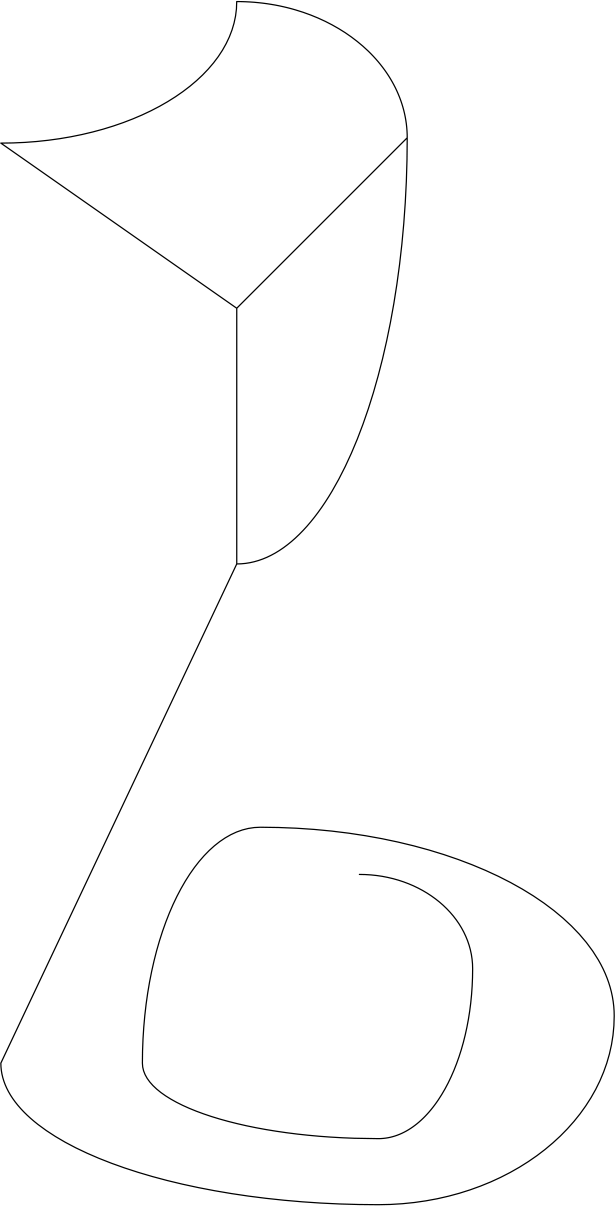
#> input picture test_draw_2.png, 3075 x 6031 px (shown at 1/5 size)
$ python main.py
#> lines starting #> are read from the running program, lines starting #| are printed output that depends on the picture
import random
import cv2
import numpy as np
import scipy
import code_leo
import serial


DIF_Y = 1000
DIF_X = 2000
DELTA_X = 5900

# Binary mask type of class with also the coordinates x and y as attributes
class Binary_pixel:
    def __init__(self,x ,y ,value):
        self.x = x
        self.y = y
        self.value = value # Either 0 or 1

class Image_problem:
    def __init__(self, image):
#> called with image = 'test_draw_2.png'
        image = cv2.imread(image)
#> image is the input picture: shape (6031, 3075, 3); min 0, max 255, mean 253.1
        n, m, x = image.shape

        # Creates the downscaling parameters
        down_width = 500
        down_height = int(down_width * n / m)
        down_points = (down_width, down_height)

        # Downscales the image
        im = cv2.resize(image, down_points, interpolation=cv2.INTER_AREA)
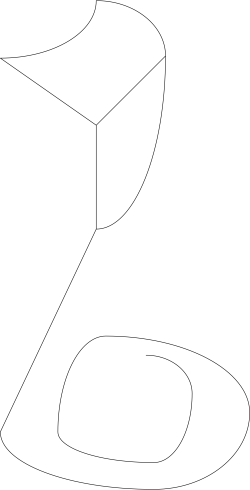
#> im: shape (980, 500, 3) (shown at 1/2 size); min 0, max 255, mean 253.1

        self.grey = cv2.cvtColor(im, cv2.COLOR_BGR2GRAY)

        # Computes the skeleton of the image and downscales it
        skeleton = skeletonize(cv2.cvtColor(image, cv2.COLOR_BGR2GRAY))
#> in skeletonize, `img = np.invert(img)`:
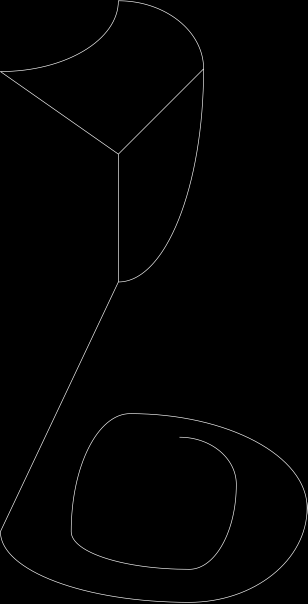
#> img: shape (6031, 3075) (shown at 1/10 size); min 0, max 255, mean 1.9
#> in skeletonize, `size = np.size(img)`: size = 18545325
#> after the loop in skeletonize, `while True:`:
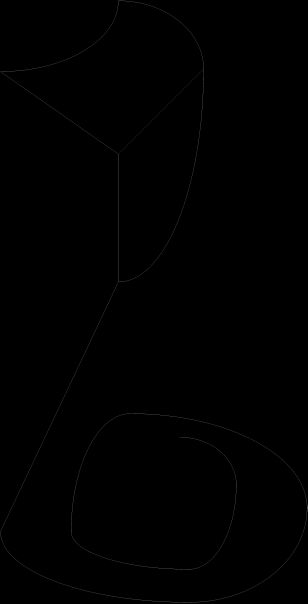
#> skel: shape (6031, 3075) (shown at 1/10 size); min 0, max 255, mean 0.3
        self.skeleton = cv2.resize(skeleton, down_points, interpolation=cv2.INTER_AREA)
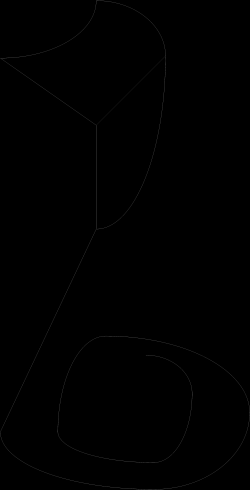
#> self.skeleton: shape (980, 500) (shown at 1/2 size); min 0, max 81, mean 0.3

        self.n = np.shape(self.skeleton)[0]
        self.m = np.shape(self.skeleton)[1]

        # Creates the new image that will be only keep the pixels above a certain treshold
        new_im =[[]]
        self.black_pixels =[]
        threshold = 10
        for i, line in enumerate(self.skeleton):
            new_line=[]
            for j, pixel in enumerate(line):
                if pixel > threshold:
                    new_pixel = Binary_pixel(i, j, 1) # 1 means it's black
                    new_line.append(new_pixel)
                    self.black_pixels.append(new_pixel)
                else:
                    new_line.append(Binary_pixel(i, j, 0))  # 0 means it's white
            if i == 0:
                new_im[0] = new_line
            else:
                new_im.append(new_line)
#> this loop made 980 passes
        self.binary_image = new_im

        # Creates variable for the path-finding algorithm
        self.visited = set()
        self.path_list = []
        self.create_path_list()

        # Sets up the path sampling
        self.sampled_path_list = []
        for _ in self.path_list:
            self.sampled_path_list.append([])
#> this loop made 3 passes

        # Variables used to determine the number of points the robot will draw
        nb_of_total_samples = 50 # Number of points the robot will have to allocate memory to
        dist_threshold = 30 # Minimum distance between two points
        filter_size = 10 # Filter size that determines the low pass filter used on the gradient

        self.curvature_list = [] # List of the paths' curvatures (gradient norm)
        self.all_curvatures = [] # All the curvatures in one list

        # Sets up the curvature calculations
        for i, path in enumerate(self.path_list):
            curvature = self.second_grad_of_path(path, True, filter_size)
            self.curvature_list.append(curvature)
            for j, value in enumerate(curvature):
                self.all_curvatures.append((value, i, j)) # (Curve value, path_number, pixel_number in path)
        self.all_curvatures = np.array(self.all_curvatures)
        self.all_curvatures = self.all_curvatures[self.all_curvatures[:, 0].argsort()] # Sorts the curvatures

        # Chooses which points to keep
        self.sample_all_paths(nb_of_total_samples, dist_threshold, filter_size)

        # Converts list of binary Pixels to list of coordinates
        self.path_matrix = []
        for path in self.sampled_path_list:
            coord_path = []
            for pixel in path:
                coord_path.append((pixel.x, pixel.y))
            self.path_matrix.append(coord_path)

        # Convert from list of coordinates to robot coordinates
        self.rob_list_path = []
        for path in self.path_matrix:
            rob_path = []
            for coord in path:
                rob_path.append(self.convert_coord_to_page(coord))
            self.rob_list_path.append(rob_path)
#> this loop made 3 passes
#> path on pass 2: [(122, 320), (109, 331), (246, 196)]

        """# Creates the serial connection and gives the instructions to the robot
        ser = serial.Serial("COM9", baudrate=9600, bytesize=8, timeout=2, parity="N", xonxoff=0,
                                    stopbits=serial.STOPBITS_ONE)

        code_leo.DRAW(ser, self.rob_list_path, 1224, 1436)
        ser.close()"""
        return

    # Returns the second gradient of a path
    def second_grad_of_path(self, path, filter, filter_size, n = 1, m = 1):
        coord = []
        for pixel in path:
            coord.append([pixel.x, pixel.y])
        grad = np.gradient(np.gradient(np.array(coord),np.arange((len(path))) * n, axis=0), np.arange((len(path))) * m, axis=0)
        grad = np.apply_along_axis(np.linalg.norm, 1, grad)

        # If the function is called with filter = True then we filter the signal with
        # a low pass filter, achieved by a convolution to make it smoother
        if filter:
            grad = scipy.signal.convolve(grad, np.ones(filter_size)/filter_size, mode="same")

        return grad

    # Samples from the paths with many points to a paths with an upper limit of  nb_of_total_samples points
    def sample_all_paths(self, nb_of_total_samples, dist_threshold, filter_size):
        i = 0 # Counter of all the iterations of the while loop
        k = 0 # Counter of the number of sampled values


        while k < nb_of_total_samples - self.path_list.__len__() and i < len(self.all_curvatures)-1:
            # Is the pixel corresponding to the curvature value
            new_pixel = self.path_list[int(self.all_curvatures[-i][1])][int(self.all_curvatures[-i][2])]

            # Checks if the new_pixel is distant enough from the already sampled points
            distant_enough = True
            for list in self.sampled_path_list:
                for pixel in list:
                    if man_distance(new_pixel, pixel) < dist_threshold:
                        distant_enough = False

            path_number = int(self.all_curvatures[-i][1])
            index_number = self.all_curvatures[-i][2]
            # If it's distant enough we add it to the sampled list
            # If it's the first or the last point we add it to the list
            if distant_enough or index_number == 0 or index_number == len(self.path_list[path_number])-1:
                self.sampled_path_list[path_number].append(new_pixel)
                k = k + 1

            i = i + 1

        return


    # Returns the closest pixel that is within k range of binary_pixel and its distance to it
    def find_closest_points(self, binary_pixel, k = 10):
        neighbour_list = []
        direct_neighbour = []
        distance_list = []
        for i in range(-k,k+1):
            for j in range(-k,k+1):
                if 0 <= binary_pixel.x + i < self.n and 0 <= binary_pixel.y + j < self.m:
                    new_pixel = self.binary_image[binary_pixel.x+i][binary_pixel.y+j]
                    if new_pixel.value == 1 and not new_pixel in self.visited:
                        if abs(i) <= 1 and abs(j) <= 1:
                            direct_neighbour.append(new_pixel)
                        neighbour_list.append(new_pixel)
                        distance_list.append(man_distance(binary_pixel,new_pixel))

        if neighbour_list.__len__() > 1:
            return neighbour_list, distance_list, direct_neighbour
        else :
            return None, None, None


    def first_path_detection(self,first_point):
        path = [first_point]
        i=0
        while True:
            neighbours, distance_list, direct_neighbour = self.find_closest_points(path[i])
            if neighbours is None:
                break
            closest_point = neighbours[distance_list.index(min(distance_list))]
            self.visited.update(direct_neighbour)
            i = i+1
            path.append(closest_point)
        if path.__len__() != 1:
            return path
        else:
            return None

    def create_path_list(self):
        first_iter = True
        for pixel in self.black_pixels:
            if first_iter:
                self.visited.add(pixel)
                new_path = self.first_path_detection(pixel)
                if new_path is not None:
                    self.path_list.append(new_path)

            else:
                neighbours, distance_list, direct = self.find_closest_points(past_pixel)
                if neighbours is not None:
                    other_pixel = neighbours[distance_list.index(min(distance_list))]
                    if not other_pixel in self.visited:
                        self.visited.add(pixel)
                        new_path = self.first_path_detection(pixel)
                        if new_path is not None:
                            self.path_list.append(new_path)
            past_pixel = pixel
            first_iter = False
        return

    def convert_coord_to_page(self, coord):
        x = coord[0]
        y = coord[1]

        # n is the image lenghts, m is the image width
        n = np.shape(self.grey)[0]
        m = np.shape(self.grey)[1]

        robot_x = DELTA_X - (x * DIF_X) / n
        robot_y = DIF_Y / 2 - (y * DIF_Y) / m

        return [int(robot_x), int(robot_y)]


# Returns the manhattan distance between two pixels
def man_distance(pixel1, pixel2):
        return (abs(pixel1.x - pixel2.x)+abs(pixel1.y - pixel2.y))

# [7 lines left out: function sign, not called in this run]

"""
Returns the skeleton of img, code taken from
https://medium.com/analytics-vidhya/skeletonization-in-python-using-opencv-b7fa16867331#:~:text=Skeletonization%20is%20a%20process%20of,thin%20(typically%201%20pixel).
Writer : Neeramitra Reddy
"""
def skeletonize(img):
    # Step 1: Create an empty skeleton
    img = np.invert(img)
    size = np.size(img)
    skel = np.zeros(img.shape, np.uint8)

    # Get a Cross Shaped Kernel
    element = cv2.getStructuringElement(cv2.MORPH_CROSS, (3, 3))

    # Repeat steps 2-4
    while True:
        # Step 2: Open the image
        open = cv2.morphologyEx(img, cv2.MORPH_OPEN, element)
        # Step 3: Substract open from the original image
        temp = cv2.subtract(img, open)
        # Step 4: Erode the original image and refine the skeleton
        eroded = cv2.erode(img, element)
        skel = cv2.bitwise_or(skel, temp)
        img = eroded.copy()
        # Step 5: If there are no white pixels left ie.. the image has been completely eroded, quit the loop
        if cv2.countNonZero(img) == 0:
            break
    return skel


########################################################################


prb = Image_problem('test_draw_2.png')
prb.create_path_list()


blank_image = np.zeros((prb.n, prb.m, 3), np.uint8)
colours = [(255,0,0),(0,255,0),(0,0,255),(255,255,255),(255,255,0),(0,255,255),(255,0,255),(100,200,300)]

for i,path in enumerate(prb.path_list):
    for pixel in path:
        blank_image[pixel.x,pixel.y]=colours[min(i,5)]

sampled_img = np.copy(blank_image)
for i, path in enumerate(prb.sampled_path_list):
    for pixel in path:
        for k in range(-3, 3):
            for k2 in range(-3, 3):
                x2, y2 = 0, 0
                if 0 < pixel.x + k < prb.n and 0 < pixel.y+k2 < prb.m:
                    x2 = pixel.x + k
                    y2 = pixel.y+k2
                sampled_img[x2][y2] = colours[min(i,7)]
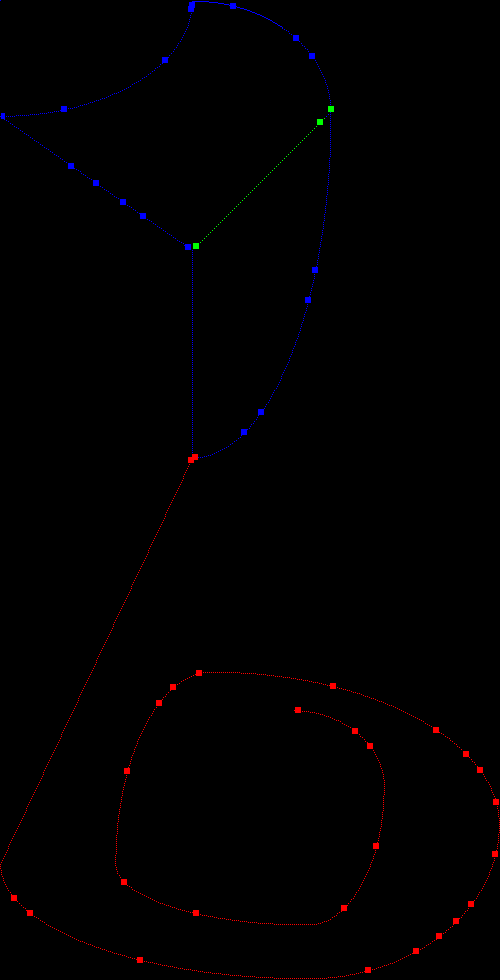
#> sampled_img: shape (980, 500, 3); mean of channels 0, 1, 2 0.6, 0.1, 1; drawn as B, G, R

robot_im = np.empty((7000,7000,3))
robot_points = prb.rob_list_path
for i, list in enumerate(robot_points):
        for coord in list:
            for k in range(-3, 3):
                for k2 in range(-3, 3):
                    x2, y2 = 0, 0
                    #if 0 < coord[0] + k  and 0 < coord[1] + k2 < prb.m:
                    x2 = coord[0] + k
                    y2 = coord[1] + k2
                    robot_im[x2][y2] = colours[min(i,7)]
#> this loop made 3 passes
#> list on pass 2: [[5651, -140], [5677, -162], [5397, 108]]


cv2.imwrite(r"C:\Users\leona\PycharmProjects\Rob\Lab1\Results\im1.png" , blank_image)
cv2.imwrite(r"C:\Users\leona\PycharmProjects\Rob\Lab1\Results2\im2" + str(random.randint(0,900000)) + ".png", sampled_img)
#cv2.imwrite(r"C:\Users\leona\PycharmProjects\Rob\Lab1\Results\im3" + random.Random + ".png", robot_im)

$ run again, with test_draw_1.png copied over test_draw_2.png
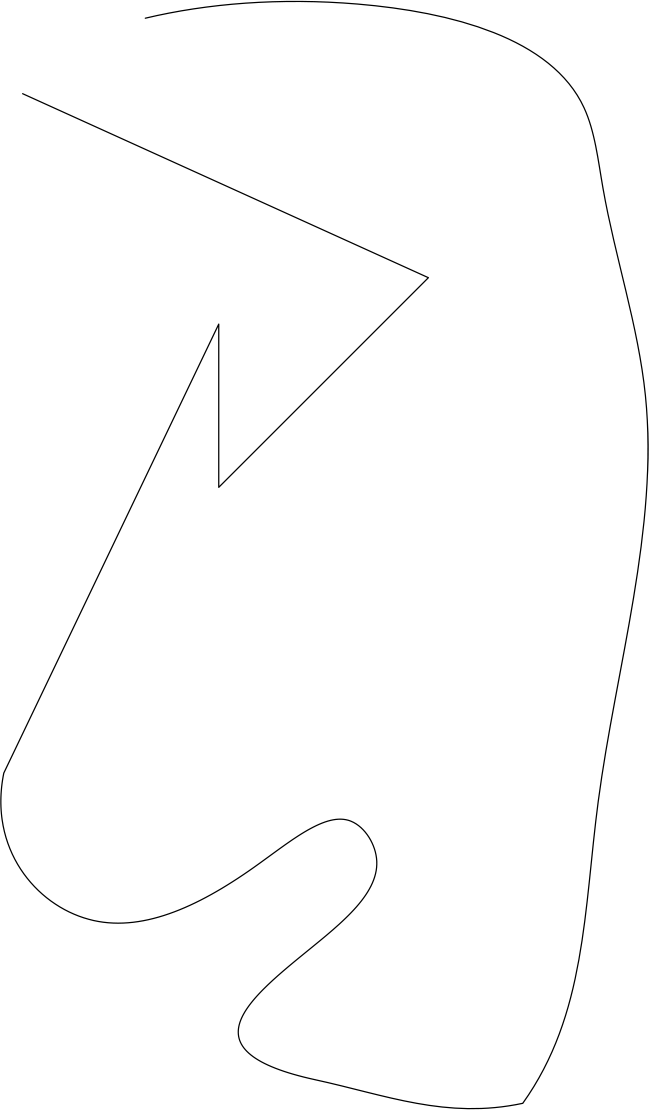
#> input picture test_draw_1.png, 3244 x 5550 px (shown at 1/5 size)
#> in __init__, image is the input picture: shape (5550, 3244, 3); min 0, max 255, mean 253.2
#> in skeletonize, `img = np.invert(img)`:
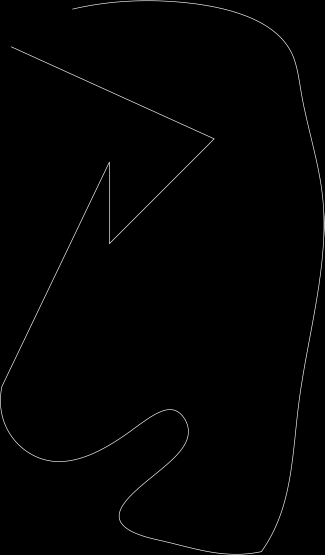
#> img: shape (5550, 3244) (shown at 1/10 size); min 0, max 255, mean 1.8
#> size = 18004200
#> the loop in __init__, `for i, line in enumerate(self.skeleton):` made 855 passes
#> the loop in __init__, `for _ in self.path_list:` made 2 passes
#> the loop in __init__, `for i, path in enumerate(self.path_list):` made 2 passes
#> the loop in __init__, `for path in self.sampled_path_list:` made 2 passes
#> the loop in __init__, `for path in self.path_matrix:` made 2 passes
#> path on pass 2: [(12, 117), (1, 196), (13, 113), (7, 145)]
#> the loop `for i,path in enumerate(prb.path_list):` made 2 passes
#> the loop `for i, path in enumerate(prb.sampled_path_list):` made 2 passes
#> after the loop `for i, path in enumerate(prb.sampled_path_list):`:
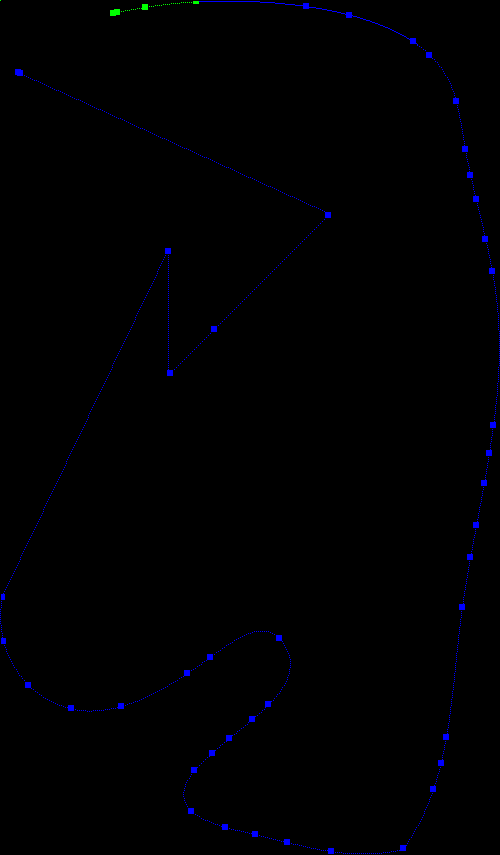
#> sampled_img: shape (855, 500, 3); mean of channels 0, 1, 2 1.7, 0.1, 0; drawn as B, G, R
#> the loop `for i, list in enumerate(robot_points):` made 2 passes
#> list on pass 2: [[5871, 266], [5897, 108], [5869, 274], [5883, 210]]
